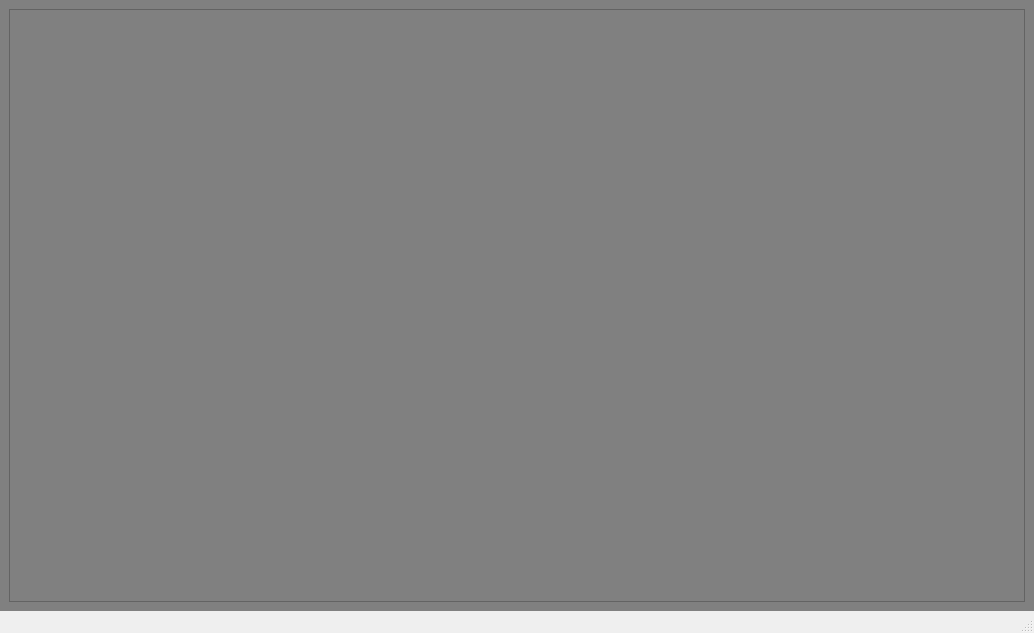
<?xml version="1.0" encoding="UTF-8"?>
<ui version="4.0">
 <class>HelpDialog</class>
 <widget class="QMainWindow" name="HelpDialog">
  <property name="geometry">
   <rect>
    <x>0</x>
    <y>0</y>
    <width>1034</width>
    <height>633</height>
   </rect>
  </property>
  <property name="windowTitle">
   <string>MainWindow</string>
  </property>
  <property name="autoFillBackground">
   <bool>false</bool>
  </property>
  <property name="styleSheet">
   <string notr="true"/>
  </property>
  <widget class="QWidget" name="centralwidget">
   <property name="styleSheet">
    <string notr="true">*{background-color:gray}</string>
   </property>
   <layout class="QVBoxLayout" name="verticalLayout">
    <item>
     <widget class="QTextBrowser" name="textBrowser">
      <property name="styleSheet">
       <string notr="true"/>
      </property>
     </widget>
    </item>
   </layout>
  </widget>
  <widget class="QMenuBar" name="menubar">
   <property name="geometry">
    <rect>
     <x>0</x>
     <y>0</y>
     <width>1034</width>
     <height>21</height>
    </rect>
   </property>
  </widget>
  <widget class="QStatusBar" name="statusbar"/>
 </widget>
 <resources/>
 <connections/>
</ui>
